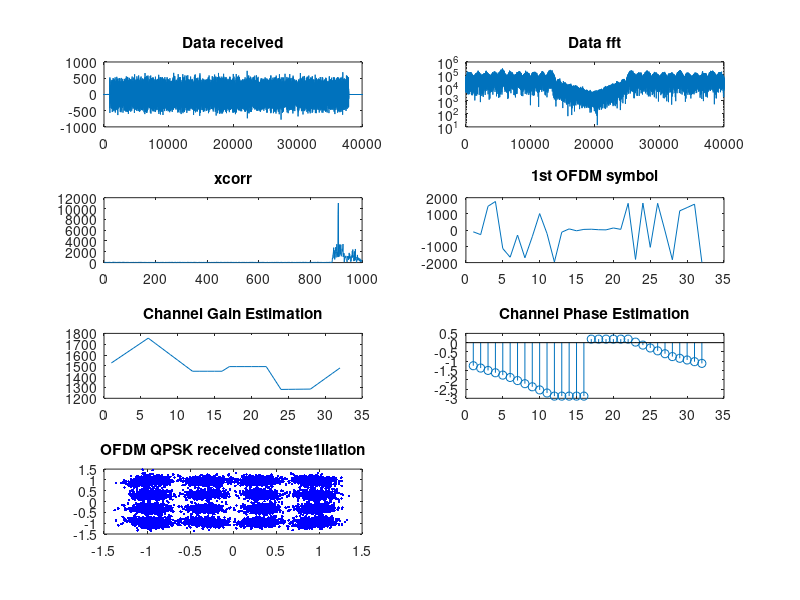
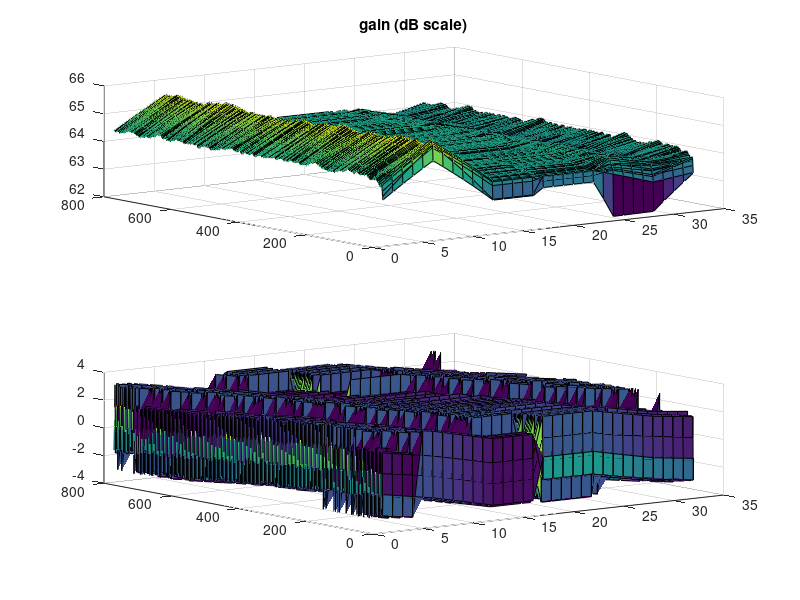
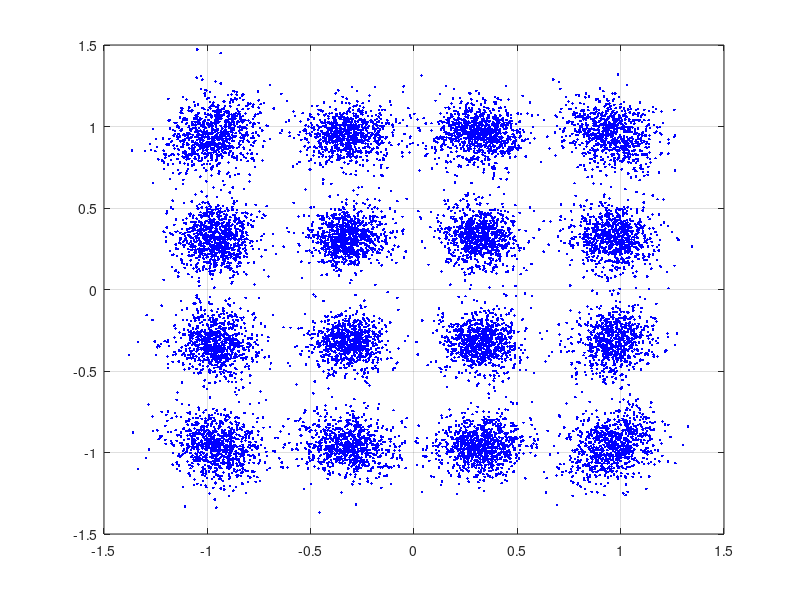

Here is the MATLAB script that generated these plots, in order: (Note: this script raises an error after producing the figures.)
% cppresults.m
% This script is use to display the result of the c++ receiver on a graphical format.
clear all;
close all;

% Read data from file
load('params.mat')
load('dData.mat')

nr_OFDM_symbols = 800;


N_samps=40000;
fid1=fopen('received.dat','r');
x_rec=fread(fid1, 2*N_samps,'short');
fclose(fid1);

received_data= zeros(1,N_samps);
count = 1;
for i=1:2:2*N_samps
    received_data(count) = complex(x_rec(i),x_rec(i+1));
    count = count+1;
end

%load Residual Frequency Corrected data:

fid1=fopen('freqCorr.dat','r');
x_rec=fread(fid1, 2*N_samps,'double');
fclose(fid1);

received_data_corr= zeros(1,N_samps);
count = 1;
for i=1:2:2*N_samps
    received_data_corr(count) = complex(x_rec(i),x_rec(i+1));
    count = count+1;
end


%save('testCPP.mat','received_data')

figure(1)
subplot(4,2,1)
plot(real(received_data))
title('Data received')
subplot(4,2,2)
semilogy(abs(fft(received_data)))
title('Data fft')


  %load cross correlation:  
  fid1=fopen('xcorr.dat','r');
  xcorrAbs=fread(fid1, N_samps,'double');
  fclose(fid1);

  length(xcorrAbs);

  figure(1)
  subplot(4,2,3)
  plot(xcorrAbs);
  title('xcorr')

  %load OFDM symbols corrected and without CP:
  
 fid=fopen('ofdm_cp.dat','r');
 temp=fread(fid,2*nr_car*nr_OFDM_symbols,'double');
 fclose(fid); 

 count=1; 
 dataOFDM_cpp=zeros(nr_OFDM_symbols,nr_car);
 for i=1:nr_OFDM_symbols
    for k=1:nr_car
        dataOFDM_cpp(i,k)=complex(temp(count),temp(count+1));   
        count=count+2;
    end
 end
 
  figure(1)
  subplot(4,2,4)
  plot(real((dataOFDM_cpp(1,:))));
  title('1st OFDM symbol')

  %load received Pilot gain:
  
 fid=fopen('rx_pilot_gain.dat','r');
 temp=fread(fid,length_pilot*nr_OFDM_symbols,'double');
 fclose(fid); 

 count=1; 
 pilot_gain=zeros(nr_OFDM_symbols,length_pilot);
 for i=1:nr_OFDM_symbols
    for k=1:length_pilot
        pilot_gain(i,k)=temp(count);   
        count=count+1;
    end
 end
 
 %load received Pilot phase:
  
 fid=fopen('rx_pilot_phase.dat','r');
 temp=fread(fid,length_pilot*nr_OFDM_symbols,'double');
 fclose(fid); 

 count=1; 
 pilot_phase=zeros(nr_OFDM_symbols,length_pilot);
 for i=1:nr_OFDM_symbols
    for k=1:length_pilot
        pilot_phase(i,k)=temp(count);   
        count=count+1;
    end
 end
 
 
 fid=fopen('cons_ofdm.dat','r');
 temp=fread(fid,2*nr_used_car*nr_OFDM_symbols,'double');
 fclose(fid); 

 count=1; 
 consOFDM_cpp=zeros(nr_OFDM_symbols,nr_used_car);
 for i=1:nr_OFDM_symbols
    for k=1:nr_used_car
        consOFDM_cpp(i,k)=complex(temp(count),temp(count+1));   
        count=count+2;
    end
 end
 
 %load filtered Pilot gain:
  
 fid=fopen('filt_pilot_gain.dat','r');
 temp=fread(fid,length_pilot*nr_OFDM_symbols,'double');
 fclose(fid); 

 count=1; 
 filt_pilot_gain=zeros(nr_OFDM_symbols,length_pilot);
 for i=1:nr_OFDM_symbols
    for k=1:length_pilot
        filt_pilot_gain(i,k)=temp(count);   
        count=count+1;
    end
 end
 
 %load filtered Phase gain:
  
 fid=fopen('filt_pilot_phase.dat','r');
 temp=fread(fid,length_pilot*nr_OFDM_symbols,'double');
 fclose(fid); 

 count=1; 
 filt_pilot_phase=zeros(nr_OFDM_symbols,length_pilot);
 for i=1:nr_OFDM_symbols
    for k=1:length_pilot
        filt_pilot_phase(i,k)=temp(count);   
        count=count+1;
    end
 end
 
 
 %load interp Pilot gain:
  
 fid=fopen('int_pilot_gain.dat','r');
 temp=fread(fid,nr_car*nr_OFDM_symbols,'double');
 fclose(fid); 

 count=1; 
 int_pilot_gain=zeros(nr_OFDM_symbols,nr_car);
 for i=1:nr_OFDM_symbols
    for k=1:nr_car
        int_pilot_gain(i,k)=temp(count);   
        count=count+1;
    end
 end
 
  figure(1)
  subplot(4,2,5)
  plot(int_pilot_gain(1,:))
  title('Channel Gain Estimation')

  figure(2)
  subplot(2,1,1)
  surf(20*log10(int_pilot_gain))
  title('gain (dB scale)')
 
 %load interp Phase gain:
  
 fid=fopen('int_pilot_phase.dat','r');
 temp=fread(fid,nr_car*nr_OFDM_symbols,'double');
 fclose(fid); 

 count=1; 
 int_pilot_phase=zeros(nr_OFDM_symbols,nr_car);
 for i=1:nr_OFDM_symbols
    for k=1:nr_car
        int_pilot_phase(i,k)=temp(count);   
        count=count+1;
    end
 end
 
  figure(1)
  subplot(4,2,6)
  stem(int_pilot_phase(1,:))
  title('Channel Phase Estimation')
  
  figure(2)
  subplot(2,1,2)
  surf(int_pilot_phase)
 
  %load OFDM symbols corrected and without CP:
  
 fid=fopen('qpsk_data.dat','r');
 temp=fread(fid,2*nr_used_car*nr_OFDM_symbols,'double');
 fclose(fid); 

 count=1; 
 data_qpsk=zeros(nr_OFDM_symbols,nr_used_car);
 for i=1:nr_OFDM_symbols
    for k=1:nr_used_car
        data_qpsk(i,k)=complex(temp(count),temp(count+1));   
        count=count+2;
    end
 end
 
  figure(1)
  subplot(4,2,7)
  plot(reshape(data_qpsk(1:end,:),1,nr_used_car*nr_OFDM_symbols),'.b')
  title('OFDM QPSK received conste1llation')
  
  
  figure(3)
  %plot(reshape(data_qpsk(20:end,1:46),1,24978),'.b')
  plot(reshape(data_qpsk(1:end,1:end),1,nr_used_car*nr_OFDM_symbols-0*nr_used_car),'.b') 
  grid on
  hold on
  figure(3)
  plot((1/sqrt(2))*[1+1i , 1-1i, -1-1i, -1+1i],'X')
  %load binary data:
  
 %Modulation=2;%QPSK
 Modulation=4;%16-QAM
  
 fid=fopen('dataBin.dat','r');
 temp=fread(fid, Modulation*nr_used_car*nr_OFDM_symbols,'short');
 fclose(fid); 
 
 count=1; 
 data_B_cpp=zeros(nr_OFDM_symbols,Modulation*nr_used_car);
 data_B_trans=zeros(nr_OFDM_symbols,Modulation*nr_used_car);
 for i=1:nr_OFDM_symbols
    for k=1:Modulation*nr_used_car
        data_B_cpp(i,k)=temp(count);
        data_B_trans(i,k)=dataT(count);
        count=count+1;
    end
 end
 
 figure(4)
 imagesc(abs(data_B_cpp-data_B_trans));
 

 rx_data_bin=temp;
 
 error=(abs(dataT(1:Modulation*nr_used_car*nr_OFDM_symbols).'-rx_data_bin));
 BER=sum(error)/length(rx_data_bin)
 
 figure(1)
  subplot(4,2,8)
  plot(error)
  title('BER')
  
  data_rate=(1-2*BER)*(length(rx_data_bin)/N_samps)*25;
        ['Data rate: ', num2str(data_rate), 'Mbits/s']
        
        
        
        


